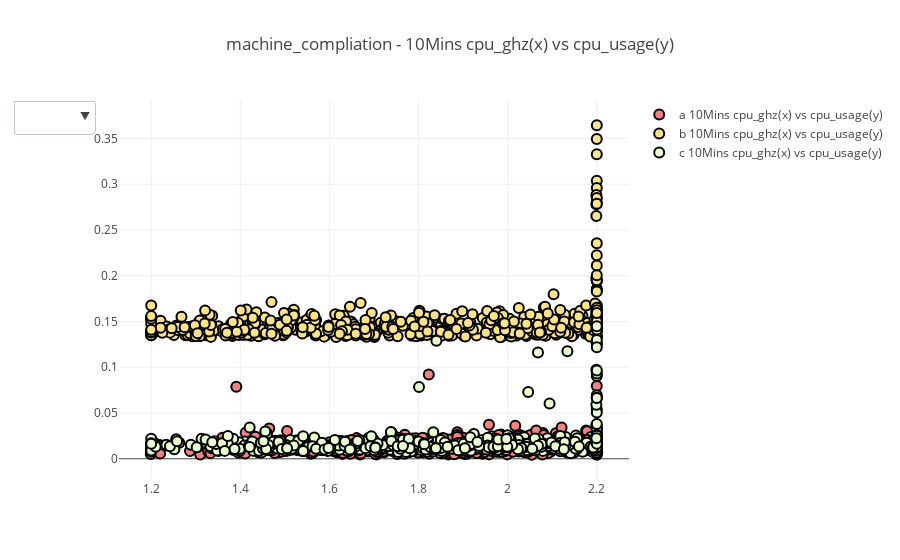

Notebook cell for this chart:
### Code cell
# scatter_case
P.scatter_case(
    trace1_x=machine_a_10m_resample['machine_a_10Min_cpu_ghz_resample']['close'], 
    trace1_y=machine_a_10m_resample['machine_a_10Min_cpu_usage_resample']['close'], 
    trace2_x=machine_b_10m_resample['machine_b_10Min_cpu_ghz_resample']['close'], 
    trace2_y=machine_b_10m_resample['machine_b_10Min_cpu_usage_resample']['close'], 
    trace3_x=machine_c_10m_resample['machine_c_10Min_cpu_ghz_resample']['close'], 
    trace3_y=machine_c_10m_resample['machine_c_10Min_cpu_usage_resample']['close'],
    trace1_title='a 10Mins cpu_ghz(x) vs cpu_usage(y)', 
    trace2_title='b 10Mins cpu_ghz(x) vs cpu_usage(y)',
    trace3_title='c 10Mins cpu_ghz(x) vs cpu_usage(y)',
    all_title = 'machine_compliation - 10Mins cpu_ghz(x) vs cpu_usage(y)'
)

### Figure 1 — Plotly figure (JSON) as saved in the notebook; plotly's stock layout.template omitted (floating-point values rounded to 4 significant figures; data arrays with more than 128 entries replaced by an {"elided": "..."} marker saying what was removed)
{"data": [{"marker": {"color": "#F38181", "line": {"color": "rgb(0, 0, 0)", "width": 2}, "size": 10}, "mode": "markers", "name": "a 10Mins cpu_ghz(x) vs cpu_usage(y)", "type": "scatter", "x": {"elided": "551 float values"}, "y": {"elided": "551 float values"}}, {"marker": {"color": "#FCE38A", "line": {"color": "rgb(0, 0, 0)", "width": 2}, "size": 10}, "mode": "markers", "name": "b 10Mins cpu_ghz(x) vs cpu_usage(y)", "type": "scatter", "x": {"elided": "551 float values"}, "y": {"elided": "551 float values"}}, {"marker": {"color": "#EAFFD0", "line": {"color": "rgb(0, 0, 0)", "width": 2}, "size": 10}, "mode": "markers", "name": "c 10Mins cpu_ghz(x) vs cpu_usage(y)", "type": "scatter", "x": {"elided": "552 float values"}, "y": {"elided": "552 float values"}}], "layout": {"showlegend": true, "title": "machine_compliation - 10Mins cpu_ghz(x) vs cpu_usage(y)", "updatemenus": [{"active": -1, "buttons": [{"args": [{"visible": [true, true, true]}, {"title": "machine_compliation - 10Mins cpu_ghz(x) vs cpu_usage(y)"}], "label": "all", "method": "update"}, {"args": [{"visible": [true, false, false]}, {"title": "a 10Mins cpu_ghz(x) vs cpu_usage(y)"}], "label": "trace_1", "method": "update"}, {"args": [{"visible": [false, true, false]}, {"title": "b 10Mins cpu_ghz(x) vs cpu_usage(y)"}], "label": "trace_2", "method": "update"}, {"args": [{"visible": [false, false, true]}, {"title": "c 10Mins cpu_ghz(x) vs cpu_usage(y)"}], "label": "trace_3", "method": "update"}]}]}}
